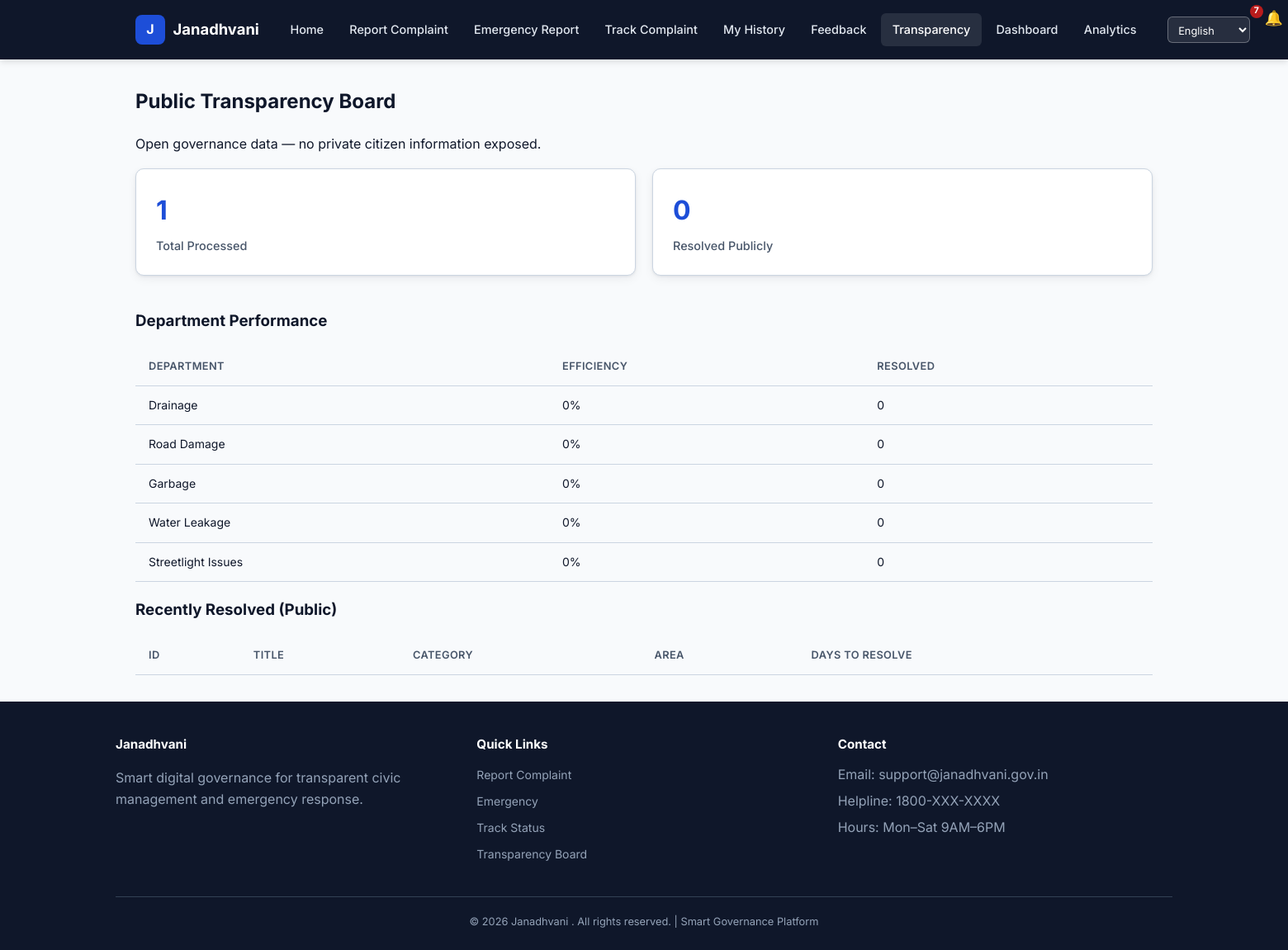
The page /transparency (signed in) on the database its author committed.
### tables this page shows
CREATE TABLE complaints (
            id INTEGER PRIMARY KEY AUTOINCREMENT,
            user_id INTEGER NOT NULL,
            title TEXT NOT NULL,
            description TEXT NOT NULL,
            area TEXT NOT NULL,
            category TEXT NOT NULL,
            priority TEXT DEFAULT 'Medium',
            smart_label TEXT DEFAULT 'Normal',
            image TEXT,
            status TEXT DEFAULT 'Pending',
            validation_count INTEGER DEFAULT 0,
            is_emergency INTEGER DEFAULT 0,
            latitude REAL,
            longitude REAL,
            gps_address TEXT,
            created_at TEXT NOT NULL, image_hash TEXT,
            FOREIGN KEY (user_id) REFERENCES users(id)
        );

### app.py (the view)
@app.route("/transparency")
def transparency():
    db = get_db()
    resolved = db.execute(
        """
        SELECT id, title, category, area, status, created_at,
               CAST((julianday('now') - julianday(created_at)) AS INTEGER) AS days_open
        FROM complaints WHERE status = 'Resolved' ORDER BY created_at DESC LIMIT 50
        """
    ).fetchall()
    dept = []
    for cat in ["Drainage", "Road Damage", "Garbage", "Water Leakage", "Streetlight Issues"]:
        total = db.execute(
            "SELECT COUNT(*) AS c FROM complaints WHERE category = ?", (cat,)
        ).fetchone()["c"]
        resolved_count = db.execute(
            "SELECT COUNT(*) AS c FROM complaints WHERE category = ? AND status = 'Resolved'",
            (cat,),
        ).fetchone()["c"]
        dept.append(
            {
                "name": cat,
                "efficiency": round((resolved_count / total * 100) if total else 0),
                "resolved": resolved_count,
            }
        )
    stats = get_stats()
    return render_template("transparency.html", resolved=resolved, dept=dept, stats=stats)

### app.py (called while the page is built, shortened)
def get_db():
    if "db" not in g:
        g.db = sqlite3.connect("janadhvani.db")
        g.db.row_factory = sqlite3.Row
    return g.db

@app.before_request
def before_request():
    global _db_ready
    get_db()
    if not _db_ready:
        init_db()
        _db_ready = True
    if request.endpoint and request.endpoint != "static":
        apply_escalation_rules()
        if session.get("user_id"):
            push_status_notifications()

def apply_escalation_rules():
    db = get_db()
    now = datetime.utcnow()
    pending = db.execute(
        "SELECT id, priority, smart_label, created_at FROM complaints WHERE status = 'Pending'"
    ).fetchall()
    db.commit()

def push_status_notifications():
    if "user_id" not in session:
        return
    db = get_db()
    uid = session["user_id"]
    followed = db.execute(
        """
        SELECT c.id, c.title, c.status FROM follows f
        JOIN complaints c ON c.id = f.complaint_id
        WHERE f.user_id = ?
        """,
        (uid,),
    ).fetchall()
    for row in followed:
        existing = db.execute(
            "SELECT id FROM notifications WHERE user_id = ? AND complaint_id = ? AND message LIKE ?",
            (uid, row["id"], f"%{row['status']}%"),
        ).fetchone()
        if not existing and row["status"] in ("In Progress", "Resolved"):
            add_notification(
                uid,
                f"Complaint #{row['id']} ({row['title']}) is now: {row['status']}",
                row["id"],
            )

def get_lang():
    lang = session.get("lang", "en")
    return lang if lang in SUPPORTED_LANGS else "en"

def t(key):
    return translate(key, get_lang())

def get_stats():
    db = get_db()
    total = db.execute("SELECT COUNT(*) AS c FROM complaints").fetchone()["c"]
    resolved = db.execute("SELECT COUNT(*) AS c FROM complaints WHERE status = 'Resolved'").fetchone()["c"]
    active = db.execute(
        "SELECT COUNT(*) AS c FROM complaints WHERE status IN ('Pending', 'In Progress')"
    ).fetchone()["c"]
    emergency = db.execute("SELECT COUNT(*) AS c FROM complaints WHERE is_emergency = 1").fetchone()["c"]
    return {"total": total, "resolved": resolved, "active": active, "emergency": emergency}

def get_unread_notifications(user_id):
    db = get_db()
    return db.execute(
        "SELECT * FROM notifications WHERE user_id = ? AND is_read = 0 ORDER BY created_at DESC LIMIT 10",
        (user_id,),
    ).fetchall()

### templates/transparency.html (shortened to what this page needs)
{% extends "base.html" %}
{% block content %}
<h2 class="section-title">Public Transparency Board</h2>
<p>Open governance data — no private citizen information exposed.</p>
<div class="stats-grid">
<div class="stat-card"><h3>{{ stats.total }}</h3><p>Total Processed</p></div>
<div class="stat-card"><h3>{{ stats.resolved }}</h3><p>Resolved Publicly</p></div>
</div>
<h3>Department Performance</h3>
<table><thead><tr><th>Department</th><th>Efficiency</th><th>Resolved</th></tr></thead>
<tbody>{% for d in dept %}<tr><td>{{ d.name }}</td><td>{{ d.efficiency }}%</td><td>{{ d.resolved }}</td></tr>{% endfor %}</tbody></table>
<h3>Recently Resolved (Public)</h3>
<table><thead><tr><th>ID</th><th>Title</th><th>Category</th><th>Area</th><th>Days to Resolve</th></tr></thead>
<tbody>{% for r in resolved %}<tr><td>#{{ r.id }}</td><td>{{ r.title }}</td><td>{{ r.category }}</td><td>{{ r.area }}</td><td>{{ r.days_open }}</td></tr>{% endfor %}</tbody></table>
{% endblock %}

### static/css/style.css (style rules this page uses)
:root { --bg-main: #F8FAFC; --bg-secondary: #E2E8F0; --nav-footer: #0F172A; --card: #FFFFFF; --primary: #1D4ED8; --primary-hover: #2563EB; --accent: #334155; --success: #15803D; --warning: #C2410C; --danger: #B91C1C; --text: #0F172A; --text-muted: #475569; --border: #CBD5E1; --shadow: 0 1px 3px rgba(15, 23, 42, 0.08), 0 4px 12px rgba(15, 23, 42, 0.06); --radius: 10px; --nav-height: 72px; }
*, *::before, *::after { box-sizing: border-box; }
body { font-family: 'Inter', system-ui, sans-serif; margin: 0; background: var(--bg-main); color: var(--text); line-height: 1.6; min-height: 100vh; display: flex; flex-direction: column; }
.stats-grid { display: grid; grid-template-columns: repeat(auto-fit, minmax(200px, 1fr)); gap: 1.25rem; margin-bottom: 2.5rem; }
.stat-card { background: var(--card); border: 1px solid var(--border); border-radius: var(--radius); padding: 1.5rem; box-shadow: var(--shadow); transition: transform 0.2s, box-shadow 0.2s; }
.stat-card h3 { margin: 0; font-size: 2rem; font-weight: 700; color: var(--primary); }
.stat-card p { margin: 0.35rem 0 0; color: var(--text-muted); font-size: 0.9rem; font-weight: 500; }
.section-title { font-size: 1.5rem; font-weight: 700; margin: 0 0 1.25rem; color: var(--text); }
table { width: 100%; border-collapse: collapse; font-size: 0.875rem; }
th, td { padding: 0.75rem 1rem; text-align: left; border-bottom: 1px solid var(--border); }
th { background: var(--bg-main); font-weight: 600; color: var(--text-muted); font-size: 0.8rem; text-transform: uppercase; letter-spacing: 0.03em; }

### rows shown on the page
complaints: name "Road Damage", efficiency "0", resolved "0"

### other values the page prints
{{ t('nav.home') }} "Home"
{{ t('nav.report') }} "Report Complaint"
{{ t('nav.emergency') }} "Emergency Report"
{{ t('nav.track') }} "Track Complaint"
{{ t('nav.history') }} "My History"
{{ t('nav.feedback') }} "Feedback"
{{ t('nav.transparency') }} "Transparency"
{{ t('nav.dashboard') }} "Dashboard"
{{ t('nav.analytics') }} "Analytics"
{{ unread_notifications|length }} "7"
{{ stats.total }} "1"
{{ stats.resolved }} "0"
{{ d.name }} "Drainage" "Garbage" "Water Leakage" "Streetlight Issues"
{{ d.efficiency }} "0" "0" "0" "0"
{{ d.resolved }} "0" "0" "0" "0"
